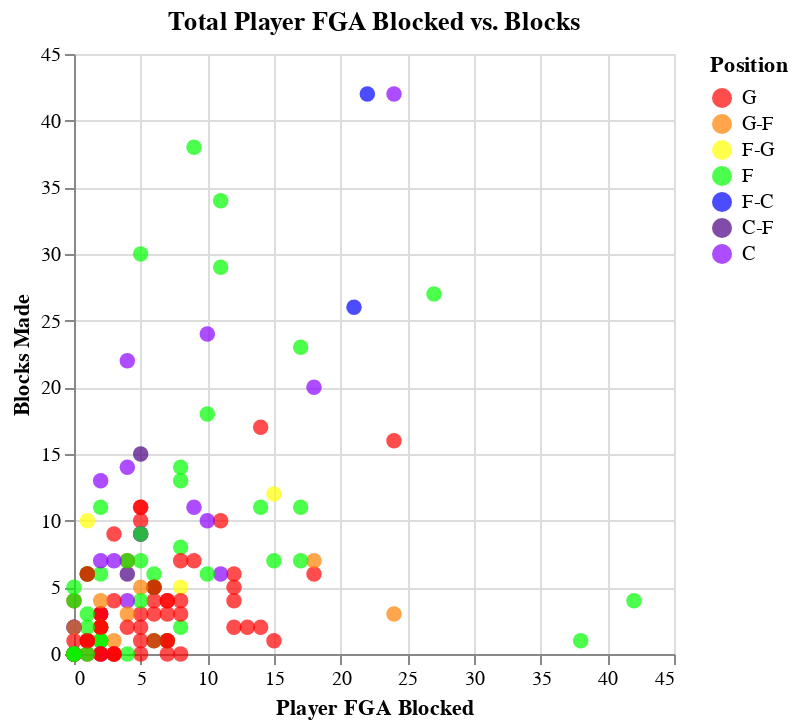

Here is the notebook cell this chart was saved with:
### Code cell
# Define custom color scale for Pos
pos_color_scale = alt.Scale(
    domain=['G', 'G-F', 'F-G', 'F', 'F-C', 'C-F', 'C'],
    range=['#FF0000', '#FF7F00', '#FFFF00', '#00FF00', '#0000FF', '#4B0082', '#8B00FF']
)

# Create the Altair scatter plot with color encoding for Pos
chart = alt.Chart(full_data).mark_circle(size=60).encode(
    x=alt.X('Blkd', axis=alt.Axis(title='Player FGA Blocked')),
    y=alt.Y('BLK', axis=alt.Axis(title='Blocks Made')),
    color=alt.Color('Pos_x', scale=pos_color_scale, legend=alt.Legend(title='Position')),
    tooltip=['Player', 'Blkd', 'BLK', 'Pos_x']
).properties(
    title='Total Player FGA Blocked vs. Blocks'
)

# Add text labels for each point
#text = base.mark_text(
#    align='left',
#    dx=7,  # Move text slightly to the right
#    dy=-7, # Move text slightly up
#    fontSize=10
#).encode(
#    text='Player'
#)

# Combine the scatter plot and text labels
#chart = base + text

chart

### Figure 1 — Vega-Lite specification as saved in the notebook (floating-point values rounded to 4 significant figures; data arrays with more than 128 entries replaced by an {"elided": "..."} marker saying what was removed)
{"config": {"view": {"continuousWidth": 300, "continuousHeight": 300}}, "data": {"name": "data-1c564ad5c7350581876f1797a03342db"}, "mark": {"type": "circle", "size": 60}, "encoding": {"color": {"field": "Pos_x", "legend": {"title": "Position"}, "scale": {"domain": ["G", "G-F", "F-G", "F", "F-C", "C-F", "C"], "range": ["#FF0000", "#FF7F00", "#FFFF00", "#00FF00", "#0000FF", "#4B0082", "#8B00FF"]}, "type": "nominal"}, "tooltip": [{"field": "Player", "type": "nominal"}, {"field": "Blkd", "type": "quantitative"}, {"field": "BLK", "type": "quantitative"}, {"field": "Pos_x", "type": "nominal"}], "x": {"axis": {"title": "Player FGA Blocked"}, "field": "Blkd", "type": "quantitative"}, "y": {"axis": {"title": "Blocks Made"}, "field": "BLK", "type": "quantitative"}}, "title": "Total Player FGA Blocked vs. Blocks", "$schema": "https://vega.github.io/schema/vega-lite/v5.8.0.json", "datasets": {"data-1c564ad5c7350581876f1797a03342db": {"elided": "152 records"}}}
